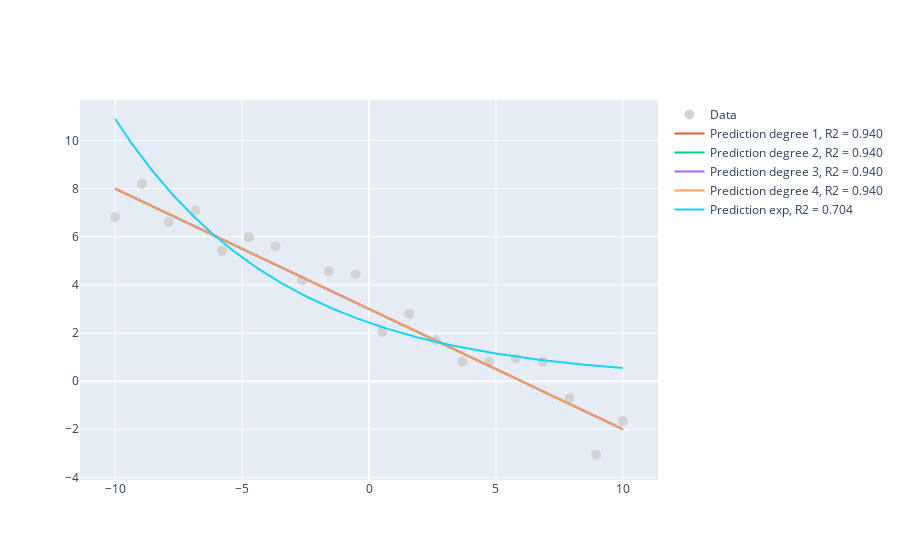

Notebook code for this chart:
### Code cell
plt0.write_image(f'images/{len(coeffs) - 1}_degree_poly_all_together.png', width=1024, height=512, scale=4)
plt0.show()

### Figure 1 — Plotly figure (JSON) as saved in the notebook; plotly's stock layout.template omitted (floating-point values rounded to 4 significant figures; data arrays with more than 128 entries replaced by an {"elided": "..."} marker saying what was removed)
{"data": [{"marker": {"color": "LightGrey", "size": 10}, "mode": "markers", "name": "Data", "type": "scatter", "x": [-10, -8.947, -7.895, -6.842, -5.789, -4.737, -3.684, -2.632, -1.579, -0.5263, 0.5263, 1.579, 2.632, 3.684, 4.737, 5.789, 6.842, 7.895, 8.947, 10], "y": [6.815, 8.196, 6.608, 7.085, 5.421, 5.976, 5.602, 4.191, 4.573, 4.428, 2.04, 2.804, 1.701, 0.8144, 0.8191, 0.9387, 0.8038, -0.7076, -3.059, -1.662]}, {"mode": "lines", "name": "Prediction degree 1, R2 = 0.940", "type": "scatter", "x": {"elided": "400 float values"}, "y": {"elided": "400 float values"}}, {"mode": "lines", "name": "Prediction degree 2, R2 = 0.940", "type": "scatter", "x": {"elided": "400 float values"}, "y": {"elided": "400 float values"}}, {"mode": "lines", "name": "Prediction degree 3, R2 = 0.940", "type": "scatter", "x": {"elided": "400 float values"}, "y": {"elided": "400 float values"}}, {"mode": "lines", "name": "Prediction degree 4, R2 = 0.940", "type": "scatter", "x": {"elided": "400 float values"}, "y": {"elided": "400 float values"}}, {"mode": "lines", "name": "Prediction exp, R2 = 0.704", "type": "scatter", "x": {"elided": "400 float values"}, "y": {"elided": "400 float values"}}], "layout": {}}
